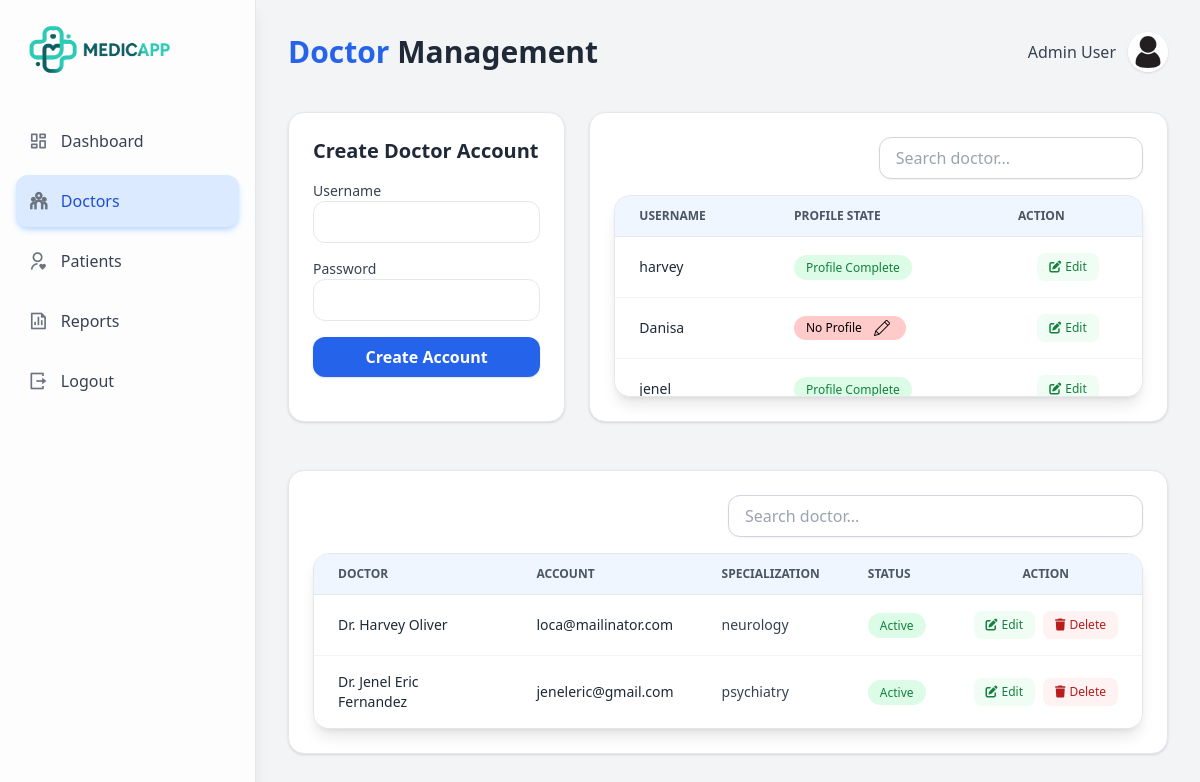
Page /admin/admin_doctors (signed in) on the earlier database version.
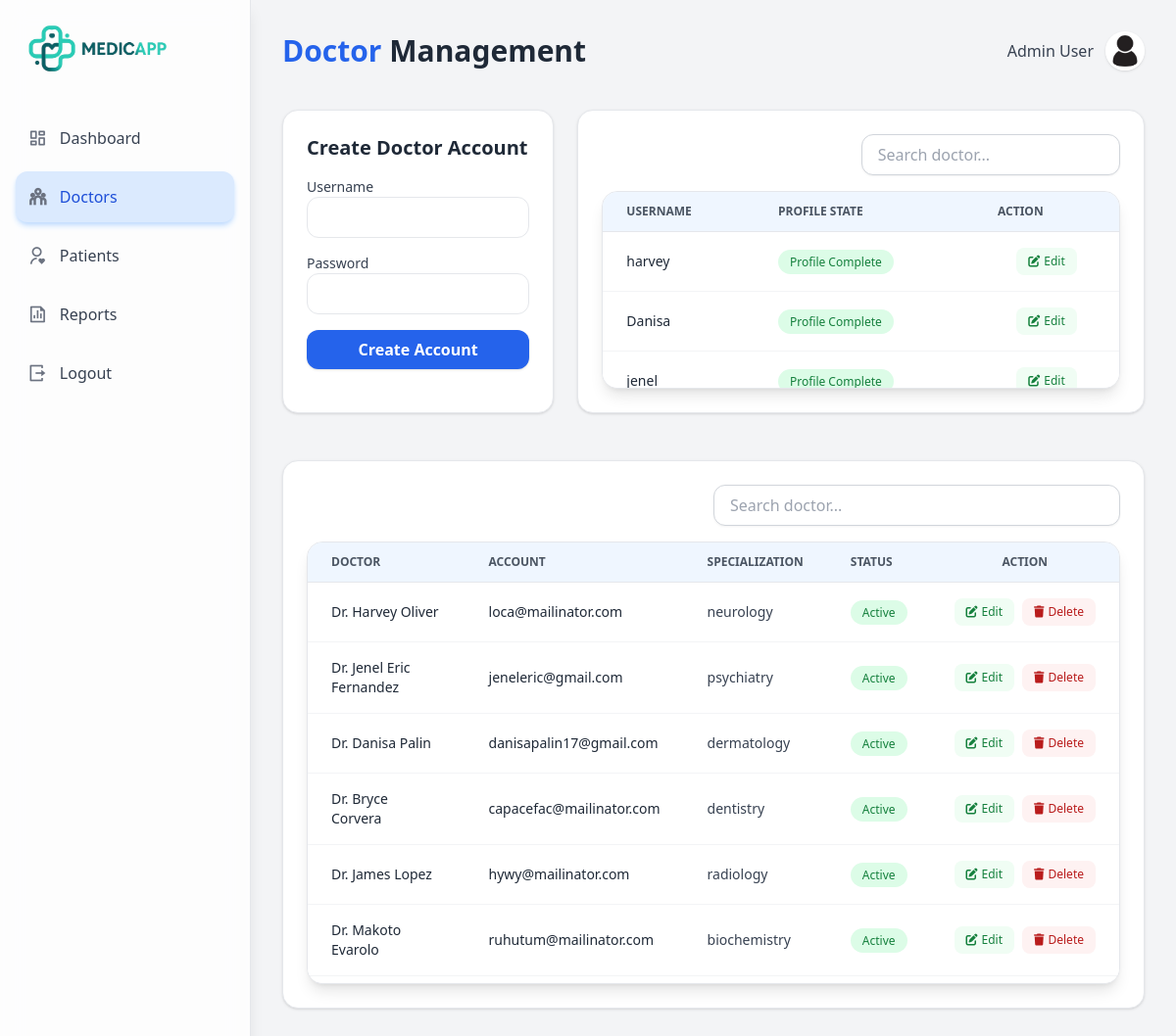
Same page on the later database version.
### app/models/account.py (models this page shows, shortened)
class Account(db.Model, UserMixin):
    __tablename__ = "account"
    account_id: Mapped[int] = mapped_column(
        Integer, primary_key=True, autoincrement=True
    )
    username: Mapped[str] = mapped_column(
        String(100), unique=True, nullable=False
    )
    password_hash: Mapped[str] = mapped_column(
        String(255), nullable=False
    )
    role: Mapped[str] = mapped_column(
        String(20), nullable=False
    )
    active: Mapped[bool] = mapped_column(
        Boolean, default=True, nullable=False
    )
    created_at: Mapped[datetime] = mapped_column(
        DateTime, default=datetime.utcnow
    )
    updated_at: Mapped[datetime] = mapped_column(
        DateTime,
        default=datetime.utcnow,
        onupdate=datetime.utcnow,
        nullable=False
    )
    last_login_at: Mapped[datetime] = mapped_column(           # ← NEW: tracks last login
        DateTime, default=datetime.utcnow, nullable=False
    )
    patient = relationship("Patient", back_populates="account", uselist=False)
    doctor = relationship("Doctor", back_populates="account", uselist=False)
    @property
    def is_authenticated(self):
        return True
    def is_admin(self) -> bool:
        return self.role == "admin"

### app/models/doctor.py (models this page shows)
class Doctor(db.Model):
    __tablename__ = "doctor"
    doctor_id: Mapped[int] = mapped_column(Integer, primary_key=True, autoincrement=True)
    account_id: Mapped[int] = mapped_column(ForeignKey("account.account_id"), unique=True)
    firstname: Mapped[str] = mapped_column(String(50), nullable=False)
    middlename: Mapped[str] = mapped_column(String(50), nullable=True)
    lastname: Mapped[str] = mapped_column(String(50), nullable=False)
    age: Mapped[int] = mapped_column(Integer, nullable=False)
    bloodtype: Mapped[str] = mapped_column(String(10), nullable=True)
    height: Mapped[str] = mapped_column(String(10), nullable=True)
    weight: Mapped[str] = mapped_column(String(10), nullable=True)
    specialization: Mapped[str] = mapped_column(String(100), nullable=True)
    gender: Mapped[str] = mapped_column(String(10), nullable=False)
    dob: Mapped[str] = mapped_column(String(10), nullable=False)
    pob: Mapped[str] = mapped_column(String(100), nullable=False)
    civilstatus: Mapped[str] = mapped_column(String(20), nullable=False)
    degree: Mapped[str] = mapped_column(String(100), nullable=False)
    nationality: Mapped[str] = mapped_column(String(100), nullable=False)
    religion: Mapped[str] = mapped_column(String(100), nullable=False)
    phone: Mapped[str] = mapped_column(String(20), nullable=False)
    email: Mapped[str] = mapped_column(String(100), nullable=False)
    profile_image: Mapped[str | None] = mapped_column(String(255), nullable=True)
    status: Mapped[str] = mapped_column(String(50), nullable=False, default='active')
    created_at: Mapped[datetime] = mapped_column(DateTime, default=datetime.utcnow, nullable=False)
    account: Mapped["Account"] = relationship(back_populates="doctor")
    appointments: Mapped[list["Appointment"]] = relationship(back_populates="doctor")
    records: Mapped[list["MedicalRecord"]] = relationship(back_populates="doctor")
    doctor_schedule: Mapped["Doctor_Schedule"] = relationship(back_populates="doctor")
    secretary: Mapped["Doctor_Secretary"] = relationship(back_populates="doctor")

### app/routes/admin/doctors.py (the view, shortened to what this page needs)
@admin_bp.route('/admin_doctors', methods=['GET', 'POST'])
@admin_required
def admin_doctors():
    account_id = request.args.get('account_id', type=int)
    edit_account = Account.query.get(account_id) if account_id else None
    doctors = Doctor.query.all()
    doctors_data = [
        {
            "doctor_id": d.doctor_id,
            "account_id": d.account_id,
            "firstname": d.firstname,
            "middlename": d.middlename,
            "lastname": d.lastname,
            "gender": d.gender,
            "dob": d.dob,
            "pob": d.pob,
            "bloodtype": d.bloodtype,
            "civilstatus": d.civilstatus,
            "nationality": d.nationality,
            "religion": d.religion,
            "phone": d.phone,
            "email": d.email,
            "age": d.age,
            "specialization": d.specialization,
            "profile_image": d.profile_image,
            "full_name": " ".join(filter(None, [
                d.firstname,
                d.middlename,
                d.lastname
            ]))
        }
        for d in doctors
    ]
    accounts = (
        db.session.query(Account)
        .outerjoin(Doctor, Doctor.account_id == Account.account_id)
        .filter(Account.role == 'doctor')
        .all()
    )
    return render_template('admin/admin_doctors.html',
                           accounts=accounts,
                           doctors=doctors_data,
                           edit_account=edit_account
                           )

### app/templates/admin/admin_doctors.html (shortened to what this page needs)
{% extends 'base/layout.html' %}
{% block content %}
<div class="w-full flex bg-gray-100">
    {% include 'admin/admin_sidebar.html' %}
    <div class="flex-1 p-8">
        <div class="flex justify-between items-center mb-10">
            <h1 class="text-3xl font-bold text-gray-800">
                <span class="text-blue-600">Doctor</span> Management
            </h1>
            <div class="flex justify-end items-center gap-3">
                <span class="font-medium text-gray-700">Admin User</span>
                <img src="{{ url_for('static', filename='img/profile.jpg')}}"
                        alt="profile"
                        class="rounded-full w-10 h-10 shadow hover:scale-105 transition">
            </div>
        </div>
        <div class="grid grid-cols-3 gap-6">
            <div class="col-span-1 bg-white rounded-2xl shadow p-6 border">
                <h2 class="text-xl font-semibold text-gray-800 mb-4">
                    {{ 'Edit Doctor Account' if edit_account else 'Create Doctor Account' }}
                </h2>
                <form id="accountForm" method="POST" class="space-y-4">
                <div>
                    <label class="block text-sm font-medium text-gray-700">Username</label>
                    <input type="username" name="username"
                        value="{{ edit_account.username if edit_account else '' }}"
                        required
                        class="w-full px-4 py-2 border rounded-xl focus:ring-2 focus:ring-blue-500 outline-none">
                </div>
                <div>
                    <label class="block text-sm font-medium text-gray-700">
                        Password
                    </label>
                    <input type="password" name="password"
                        class="w-full px-4 py-2 border rounded-xl focus:ring-2 focus:ring-blue-500 outline-none">
                </div>
                <button type="submit"
                    class="w-full py-2 bg-blue-600 text-white font-semibold rounded-xl shadow hover:bg-blue-700 transition"
                    onclick="refreshAccounts()">
                    {{ 'Update Account' if edit_account else 'Create Account' }}
                </button>
            </form>
            </div>
            <div class="col-span-2 bg-white rounded-2xl shadow p-6 border">
                <div class="mb-4 flex justify-end">
                    <input type="text"
                        class="w-1/2 px-4 py-2 rounded-xl border border-gray-300 shadow-sm focus:ring-2 focus:ring-blue-500 outline-none transition"
                        placeholder="Search doctor..."
                        name="q"
                        hx-get="/search"
                        hx-trigger="keyup changed delay:500ms"
                        hx-target="#results">
                </div>
                <div class="bg-white shadow-lg rounded-2xl border border-gray-200 overflow-hidden">
                    <div class="max-h-[200px] overflow-y-auto">
                        <table class="min-w-full divide-y divide-gray-200">
                            <thead class="bg-blue-50 sticky top-0 z-10">
                                <tr>
                                    <th class="px-6 py-3 text-left text-xs font-semibold text-gray-600 uppercase">Username</th>
                                    <th class="px-6 py-3 text-left text-xs font-semibold text-gray-600 uppercase">Profile State</th>
                                    <th class="px-6 py-3 text-left text-xs font-semibold text-gray-600 uppercase">Action</th>
                                </tr>
                            </thead>
                            <tbody id="accountsResults" class="divide-y divide-gray-100 bg-white transition-opacity duration-300">
                                {% include 'admin/partials/accounts_table_body.html' %}
                            </tbody>
                        </table>
                    </div>
                </div>
            </div>
        </div>
        <div class="w-full bg-white rounded-2xl shadow p-6 border mt-12">
            <div class="mb-4 flex justify-end">
                <input type="text"
                    class="w-1/2 px-4 py-2 rounded-xl border border-gray-300 shadow-sm focus:ring-2 focus:ring-blue-500 outline-none transition"
                    placeholder="Search doctor..."
                    name="q"
                    hx-get="/search"
                    hx-trigger="keyup changed delay:500ms"
                    hx-target="#results">
            </div>
            <div class="bg-white shadow-lg rounded-2xl border border-gray-200 overflow-hidden">
                <div class="max-h-[450px] overflow-y-auto">
                    <table class="min-w-full divide-y divide-gray-200">
                        <thead class="bg-blue-50">
                            <tr>
                                <th class="px-6 py-3 text-left text-xs font-semibold text-gray-600 uppercase">Doctor</th>
                                <th class="px-6 py-3 text-left text-xs font-semibold text-gray-600 uppercase">Account</th>
                                <th class="px-6 py-3 text-left text-xs font-semibold text-gray-600 uppercase">Specialization</th>
                                <th class="px-6 py-3 text-left text-xs font-semibold text-gray-600 uppercase">Status</th>
                                <th class="px-6 py-3 text-left text-xs font-semibold text-gray-600 uppercase flex justify-center">Action</th>
                            </tr>
                        </thead>
                        <tbody id="doctorsResults" class="divide-y divide-gray-100 bg-white">
                            {% for doctor in doctors %}
                            <tr class="hover:bg-blue-50 transition">
                                <td class="px-6 py-4 text-sm font-medium text-gray-800">
                                    Dr. {{ doctor.firstname }} {{ doctor.lastname }}
                                </td>
                                <td class="px-6 py-4 text-sm font-medium text-gray-800">
                                    {{ doctor.email }}
                                </td>
                                <td class="px-6 py-4 text-sm text-gray-700">
                                    {{ doctor.specialization }}
                                </td>
                                <td class="px-6 py-4 text-sm">
                                    <span class="px-3 py-1 rounded-full text-xs font-medium
                                                bg-green-100 text-green-700">
                                        Active
                                    </span>
                                </td>
                                <td class="px-6 py-4 whitespace-nowrap text-center">
                                    <div class="flex items-center justify-center gap-2">
                                        <a href="{{ url_for('admin.edit_doctor', doctor_id=doctor.doctor_id) }}"
                                           class="inline-flex items-center gap-1 px-3 py-1.5 text-xs font-medium text-green-700 bg-green-50 rounded-lg hover:bg-green-100 transition"
                                           title="Edit Doctor">
                                            <i class="fas fa-edit"></i>
                                            Edit
                                        </a>
                                        <button onclick="confirmDelete({{ doctor.doctor_id }}, '{{ doctor.firstname }} {{ doctor.lastname }}')"
                                                class="inline-flex items-center gap-1 px-3 py-1.5 text-xs font-medium text-red-700 bg-red-50 rounded-lg hover:bg-red-100 transition"
                                                title="Delete Doctor">
                                            <i class="fas fa-trash"></i>
                                            Delete
                                        </button>
                                    </div>
                                </td>
                            </tr>
                            {% endfor %}
                        </tbody>
                    </table>
                </div>
            </div>
        </div>
    </div>
</div>
{% endblock %}

### app/templates/admin/partials/accounts_table_body.html
{% for account in accounts %}
<tr class="hover:bg-blue-50 transition">
    <td class="px-6 py-4 text-sm font-medium text-gray-800">
        {{ account.username }}
    </td>
    <td class="px-6 py-4 text-sm">
        {% if account.doctor %}
            <span class="px-3 py-1 rounded-full text-xs font-medium bg-green-100 text-green-700">
                Profile Complete
            </span>
        {% else %}
            <a href="{{ url_for('admin.create_doctor_profile', account_id=account.account_id) }}"
               class="px-3 py-1 rounded-full text-xs font-medium bg-red-200
                      text-black hover:bg-red-300 flex gap-3 w-28 items-center">
                No Profile
                <img src="{{ url_for('static', filename='img/pen.png') }}" class="w-4">
            </a>
        {% endif %}
    </td>
    <td class="px-6 py-4 whitespace-nowrap text-center">
        <div class="flex items-center justify-center gap-2">
            <a href="{{ url_for('admin.admin_doctors', account_id=account.account_id) }}"
                class="inline-flex items-center gap-1 px-3 py-1.5 text-xs font-medium text-green-700 bg-green-50 rounded-lg hover:bg-green-100 transition"
                title="Edit Account">
                <i class="fas fa-edit"></i>
                Edit
            </a>
        </div>
    </td>
</tr>
{% endfor %}

Differences in the rows shown:
changed Account "Danisa": text "No Profile" → "Profile Complete"
added Doctor: firstname "Danisa", lastname "Palin", email "danisapalin17@gmail.com", specialization "dermatology"
added Doctor: firstname "Bryce", lastname "Corvera", email "capacefac@mailinator.com", specialization "dentistry"
added Doctor: firstname "James", lastname "Lopez", email "hywy@mailinator.com", specialization "radiology"
added Doctor: firstname "Makoto", lastname "Evarolo", email "ruhutum@mailinator.com", specialization "biochemistry"
